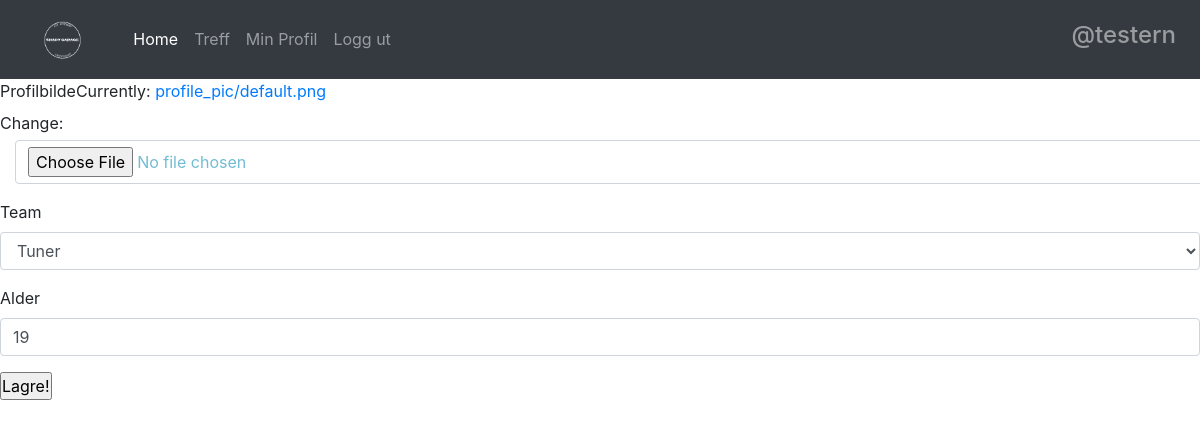
/accounts/myprofile/edit/ (signed in), run on an earlier commit of the app's database.
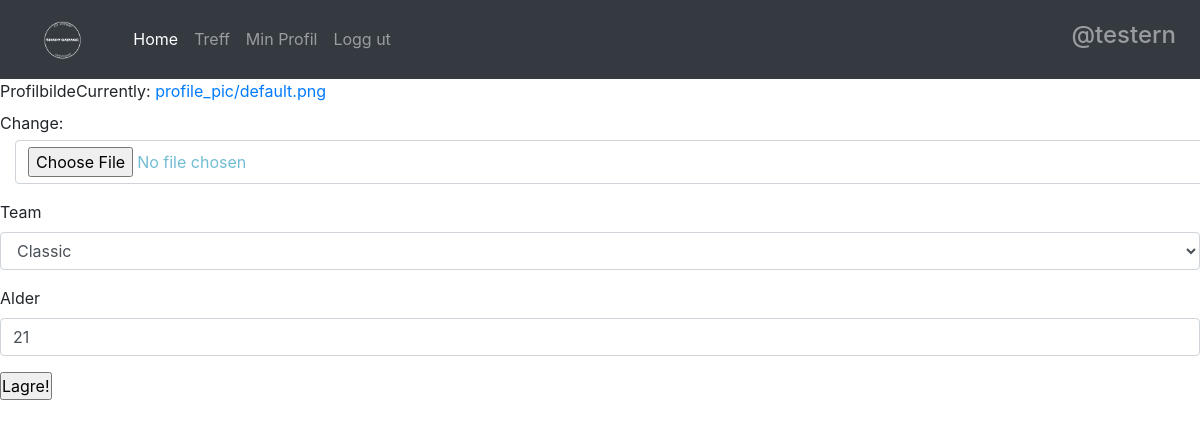
And on a later commit of the database.
### accounts/models.py (models this page shows)
class Profile(models.Model):
    TEAM_CHOICES = (('SHADYGARAGE', "ShadyGarage"), ('CLASSIC', "Classic"), ('OFFROAD', "Offroad"), ('RÅNER', "Råner"), ('STANCE', "Stance"), ('TUNER', "Tuner"))
    user = models.OneToOneField(auth.models.User, on_delete = models.CASCADE)
    teams = models.CharField(max_length = 50, choices = TEAM_CHOICES, default="SHADYGARAGE")
    age = models.PositiveIntegerField(null = True, blank = True)
    profile_pic = models.ImageField(upload_to = "profile_pic", default = "/default/default.png")

### accounts/views.py (the view)
def edit_profile(request):
    if request.method == 'POST':
        form = forms.EditProfileForm(request.POST, instance=request.user.profile)
        if form.is_valid():
            form.save()
            return redirect('accounts:profile_page')
    else:
        form = forms.EditProfileForm(instance=request.user.profile)
        return render(request, 'accounts/edit_profile.html', {'form':form})

### accounts/forms.py (shortened to what this page needs)
class EditProfileForm(forms.ModelForm):
    class Meta():
        model = models.Profile
        fields = ('profile_pic','teams', 'age')
    def __init__(self, *args, **kwargs):
        super().__init__(*args, **kwargs)
        self.fields['profile_pic'].label = "Profilbilde"
        self.fields['teams'].label = "Team"
        self.fields['age'].label = "Alder"

### accounts/templates/accounts/edit_profile.html (shortened to what this page needs)
{% extends "base.html" %}
{% load staticfiles %}
{% load bootstrap3 %}
{% block body %}
  <form method="post">
    {% bootstrap_form form%}
    <input type="submit" value="Lagre!">
  </form>
{% endblock %}

### templates/base.html (shortened to what this page needs)
<!DOCTYPE html>
<html>
  <head>
    {% load staticfiles %}
    <link rel="stylesheet" href="{% static 'css/style.css' %}">
    <link rel="stylesheet" href="https://maxcdn.bootstrapcdn.com/bootstrap/4.0.0-beta.2/css/bootstrap.min.css">
  </head>
  <body>
    <nav class="navbar navbar-expand-lg navbar-dark bg-dark">
      <a class="navbar-brand" href="{% url 'home'%}"> <img src="{%static "images/logomidlertidig.png"%}" id="brand-image" alt=""> </a>
      <div class="collapse navbar-collapse" id="navbarNav">
        <ul class="navbar-nav mr-auto">
          <li class="nav-item active">
            <a class="nav-link" href="{% url 'home'%}">Home <span class="sr-only">(current)</span></a>
          </li>
          <li class="nav-item">
            <a class="nav-link" href="{% url 'meets:meets_list' %}">Treff</a>
          </li>
          {% if user.is_authenticated %}
          <li class="nav-item">
            <a class="nav-link" href="{% url 'accounts:profile_page'%}">Min Profil</a>
          </li>
          <li class="nav-item">
              <a class="nav-link" href="{% url 'accounts:logout' %}">Logg ut</a>
          </li>
        </ul>
          <ul class="navbar-nav">
            <li class="nav-item">
              <h4><a class="nav-link" href="{% url 'meets:meets_list' %}"> @{{user.username}} </a></h4>
            </li>
          </ul>
          {% endif %}
      </div>
    </nav>
    {% block body %}
    {% endblock %}
  </body>
</html>

### static/css/style.css (style rules this page uses)
* { margin: 0; padding: 0; }
a { text-decoration: none; }
#brand-image { height: 52.5px; width: 93.3px; }
input[type="file"] { margin-top: 5px; position: relative; left: 15px; color: #72BCD4; vertical-align: middle; cursor: pointer; }

What changed in the data, as far as the page shows it:
changed Profile: teams "Tuner" → "Classic"; age "19" → "21"
